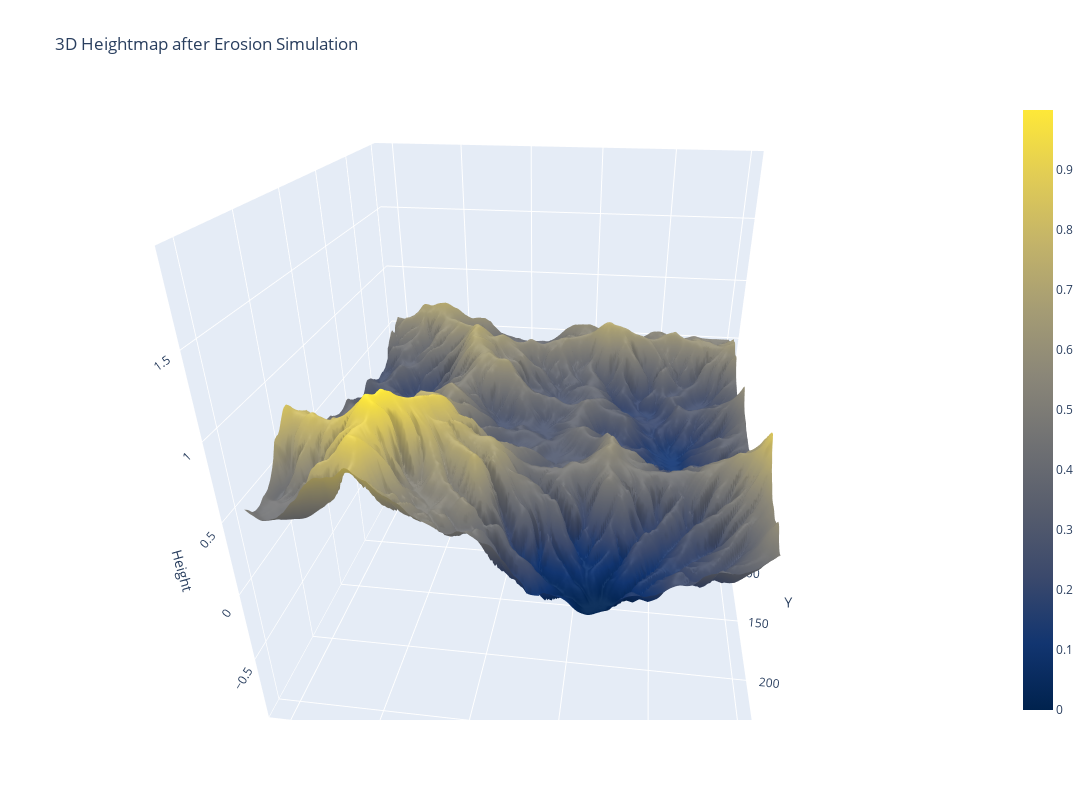

The cell this chart's notebook holds for it:
### Code cell
z = eroded_L1[-1]


print(np.shape(z))
fig = go.Figure(data=[go.Surface(z=z, colorscale='Cividis')])
fig.update_layout(
    title='3D Heightmap after Erosion Simulation',
    autosize=False,
    width=1200,
    height=800,
    scene=dict(
        xaxis_title='X',
        yaxis_title='Y',
        zaxis_title='Height',
        zaxis=dict(range=[-1, np.max(z)*2]),
        camera=dict(
            eye=dict(x=-0.2, y=1.5, z=0.8)  # Adjust x, y, z for rotation
        )
    )
)
fig.show()

### Figure 1 — Plotly figure (JSON) as saved in the notebook; plotly's stock layout.template omitted (floating-point values rounded to 4 significant figures; data arrays with more than 128 entries replaced by an {"elided": "..."} marker saying what was removed)
{"data": [{"colorscale": [[0, "#00224e"], [0.1111, "#123570"], [0.2222, "#3b496c"], [0.3333, "#575d6d"], [0.4444, "#707173"], [0.5556, "#8a8678"], [0.6667, "#a59c74"], [0.7778, "#c3b369"], [0.8889, "#e1cc55"], [1, "#fee838"]], "type": "surface", "z": {"elided": "256x256 float values"}}], "layout": {"autosize": false, "height": 800, "scene": {"camera": {"eye": {"x": -0.2, "y": 1.5, "z": 0.8}}, "xaxis": {"title": {"text": "X"}}, "yaxis": {"title": {"text": "Y"}}, "zaxis": {"range": [-1, 1.999], "title": {"text": "Height"}}}, "title": {"text": "3D Heightmap after Erosion Simulation"}, "width": 1200}}
